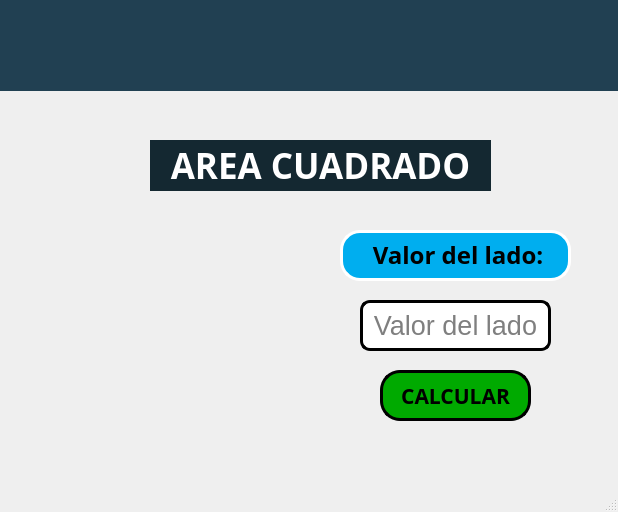
<?xml version="1.0" encoding="UTF-8"?>
<ui version="4.0">
 <class>MainWindow</class>
 <widget class="QMainWindow" name="MainWindow">
  <property name="geometry">
   <rect>
    <x>0</x>
    <y>0</y>
    <width>618</width>
    <height>512</height>
   </rect>
  </property>
  <property name="windowTitle">
   <string>MainWindow</string>
  </property>
  <property name="styleSheet">
   <string notr="true"/>
  </property>
  <widget class="QWidget" name="centralwidget">
   <widget class="QPushButton" name="btn_calcular">
    <property name="enabled">
     <bool>true</bool>
    </property>
    <property name="geometry">
     <rect>
      <x>380</x>
      <y>370</y>
      <width>151</width>
      <height>51</height>
     </rect>
    </property>
    <property name="font">
     <font>
      <family>Arial Black</family>
      <pointsize>16</pointsize>
      <weight>75</weight>
      <bold>true</bold>
     </font>
    </property>
    <property name="styleSheet">
     <string notr="true">background-color: rgb(0, 170, 0);
border-radius: 20px;
border: 3px solid black;</string>
    </property>
    <property name="text">
     <string>CALCULAR</string>
    </property>
   </widget>
   <widget class="QLabel" name="label">
    <property name="geometry">
     <rect>
      <x>150</x>
      <y>140</y>
      <width>341</width>
      <height>51</height>
     </rect>
    </property>
    <property name="font">
     <font>
      <family>Arial Black</family>
      <pointsize>12</pointsize>
      <weight>75</weight>
      <bold>true</bold>
     </font>
    </property>
    <property name="styleSheet">
     <string notr="true">color: rgb(255, 255, 255);
background-color: rgb(20, 40, 49);</string>
    </property>
    <property name="text">
     <string>&lt;html&gt;&lt;head/&gt;&lt;body&gt;&lt;p align=&quot;center&quot;&gt;&lt;span style=&quot; font-size:26pt;&quot;&gt;AREA CUADRADO&lt;/span&gt;&lt;/p&gt;&lt;/body&gt;&lt;/html&gt;</string>
    </property>
   </widget>
   <widget class="QLabel" name="label_2">
    <property name="geometry">
     <rect>
      <x>0</x>
      <y>180</y>
      <width>341</width>
      <height>311</height>
     </rect>
    </property>
    <property name="styleSheet">
     <string notr="true"/>
    </property>
    <property name="text">
     <string/>
    </property>
    <property name="pixmap">
     <pixmap>imagenes/CUADRADADO.png</pixmap>
    </property>
    <property name="scaledContents">
     <bool>true</bool>
    </property>
   </widget>
   <widget class="QLineEdit" name="txt_lado">
    <property name="geometry">
     <rect>
      <x>360</x>
      <y>300</y>
      <width>191</width>
      <height>51</height>
     </rect>
    </property>
    <property name="font">
     <font>
      <family>MS Shell Dlg 2</family>
      <pointsize>20</pointsize>
      <weight>9</weight>
      <italic>false</italic>
      <bold>false</bold>
     </font>
    </property>
    <property name="toolTip">
     <string>Ingrese solo valores numericos</string>
    </property>
    <property name="statusTip">
     <string>Ingrese el valor del lado</string>
    </property>
    <property name="styleSheet">
     <string notr="true">background-color: rgb(255, 255, 255);
font: 75 20pt &quot;MS Shell Dlg 2&quot;;
border-radius: 10px;
border: 3px solid black;</string>
    </property>
    <property name="text">
     <string/>
    </property>
    <property name="alignment">
     <set>Qt::AlignCenter</set>
    </property>
    <property name="placeholderText">
     <string>Valor del lado</string>
    </property>
   </widget>
   <widget class="QLabel" name="label_3">
    <property name="geometry">
     <rect>
      <x>340</x>
      <y>230</y>
      <width>231</width>
      <height>51</height>
     </rect>
    </property>
    <property name="font">
     <font>
      <family>Arial Black</family>
      <pointsize>14</pointsize>
      <weight>75</weight>
      <bold>true</bold>
     </font>
    </property>
    <property name="styleSheet">
     <string notr="true">background-color: rgb(0, 174, 239);
color: rgb(0, 0, 0);
border-radius: 20px;
border: 3px solid white;</string>
    </property>
    <property name="text">
     <string>&lt;html&gt;&lt;head/&gt;&lt;body&gt;&lt;p align=&quot;center&quot;&gt;&lt;span style=&quot; font-size:18pt; font-weight:600;&quot;&gt;Valor del lado:&lt;/span&gt;&lt;/p&gt;&lt;/body&gt;&lt;/html&gt;</string>
    </property>
   </widget>
   <widget class="QLabel" name="label_4">
    <property name="geometry">
     <rect>
      <x>0</x>
      <y>70</y>
      <width>621</width>
      <height>421</height>
     </rect>
    </property>
    <property name="text">
     <string/>
    </property>
    <property name="pixmap">
     <pixmap>imagenes/math.jpg</pixmap>
    </property>
    <property name="scaledContents">
     <bool>true</bool>
    </property>
   </widget>
   <widget class="QLabel" name="label_5">
    <property name="geometry">
     <rect>
      <x>490</x>
      <y>380</y>
      <width>161</width>
      <height>111</height>
     </rect>
    </property>
    <property name="text">
     <string/>
    </property>
    <property name="pixmap">
     <pixmap>../PIP_Equipo4_Unidad1_Clase/imagenes/Equipo4.png</pixmap>
    </property>
    <property name="scaledContents">
     <bool>true</bool>
    </property>
   </widget>
   <widget class="QLabel" name="label_10">
    <property name="geometry">
     <rect>
      <x>0</x>
      <y>0</y>
      <width>621</width>
      <height>91</height>
     </rect>
    </property>
    <property name="styleSheet">
     <string notr="true">background-color: rgb(33, 64, 82);</string>
    </property>
    <property name="text">
     <string/>
    </property>
    <property name="pixmap">
     <pixmap resource="../PIP_Equipo4_Unidad1_Clase/recursos_proyectos.qrc">:/imgUAT/imagenes/uat.png</pixmap>
    </property>
    <property name="scaledContents">
     <bool>true</bool>
    </property>
   </widget>
   <zorder>label_4</zorder>
   <zorder>btn_calcular</zorder>
   <zorder>label</zorder>
   <zorder>label_2</zorder>
   <zorder>txt_lado</zorder>
   <zorder>label_3</zorder>
   <zorder>label_5</zorder>
   <zorder>label_10</zorder>
  </widget>
  <widget class="QMenuBar" name="menubar">
   <property name="geometry">
    <rect>
     <x>0</x>
     <y>0</y>
     <width>618</width>
     <height>21</height>
    </rect>
   </property>
  </widget>
  <widget class="QStatusBar" name="statusbar"/>
 </widget>
 <resources>
  <include location="../PIP_Equipo4_Unidad1_Clase/recursos_proyectos.qrc"/>
  <include location="recursos_proyectos.qrc"/>
 </resources>
 <connections/>
</ui>
